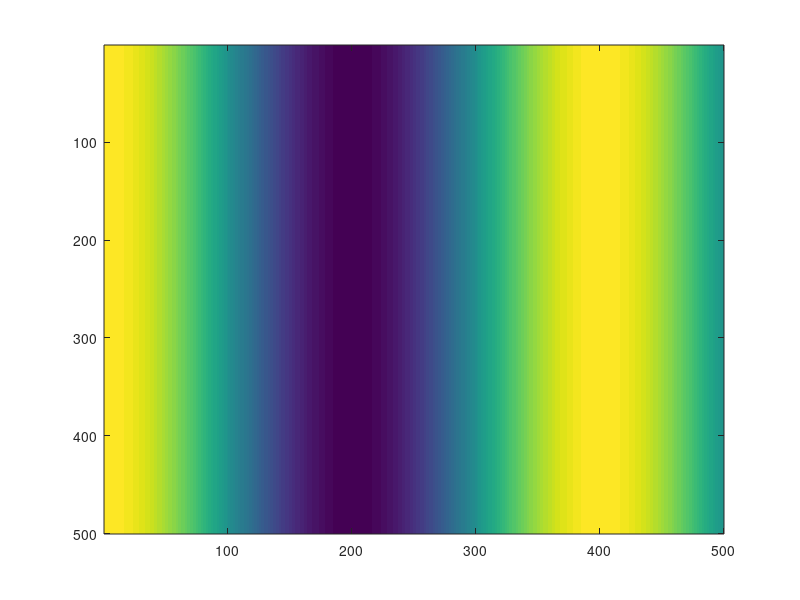

The MATLAB source for this figure: (Note: this script raises an error after producing the figure.)
close all;
clear all;

function [] = fourier2d(img,fe)

dim = size(img);

f = abs(fftshift( fft2(img) ) );
n = dim(2)/2
m = dim(1)/2

figure();
x=fe*(-n:n-1)/dim(2);
y=fe*(-m:m-1)/dim(1);
surf(x,-y,sqrt(f));
title ({"Spectre - 1"});
xlabel ("Fx");
ylabel ("Fy");
zlabel ("Amplitude");

figure();
contourf(x,-y,log(5*f+1));
title ({"Spectre - 2"});
xlabel ("Fx");
ylabel ("Fy");
endfunction

function [img] = atom(n,m,fx,fy)

img=[];
e1 = exp(i*2*pi*fx*(0:m-1));
e2 = exp(i*2*pi*fy*(0:n-1));
img = real(e2'*e1);

endfunction


fe = 0.0001;

rupt0 = atom(500,500,0.0025,0);
%rupt1 = atom(500,500,0,0.01);
%rupt2 = atom(500,500,0.01,0.01);

figure(1)
imagesc(rupt0);

%figure(2)
%imagesc(rupt1);

%figure(3)
%imagesc(rupt2);

fft_rupt0 =  fourier2d(rupt0,fe);
%fft_rupt1 =  fourier2d(rupt1,fe);
%fft_rupt2 =  fourier2d(rupt2,fe);
